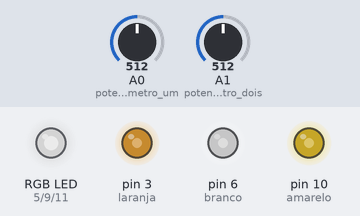
Bench run of a sketch on a simulated Arduino Uno, built with avr-gcc and run on an emulated ATmega328P. Parts: an RGB LED mixed from three pins (HIGH = lit), output pins drawn as LEDs (lit = HIGH). The test bench sets the inputs (shaded band); at power-on: A0 (potenciometro_um) = 512, A1 (potenciometro_dois) = 512. Dim RGB values are drawn brighter than linear.

Above: at 1.2 s.
1.3 s: A0 (potenciometro_um) set to 716
At 1.8 s:
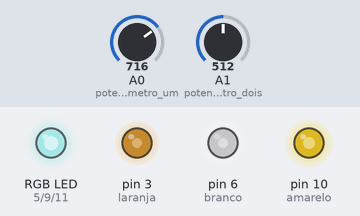
2.8 s: A1 (potenciometro_dois) set to 716
At 4.0 s:
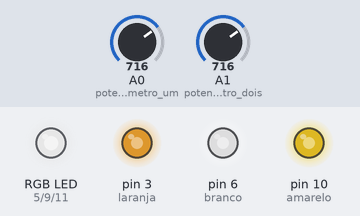
4.3 s: A0 (potenciometro_um) set to 900
At 5.3 s:
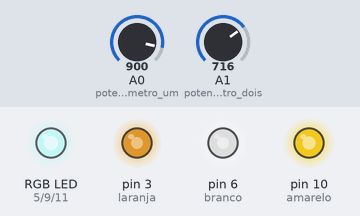
5.8 s: A1 (potenciometro_dois) set to 900
At 6.4 s:
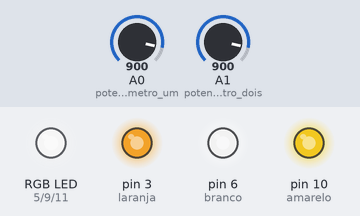
7.3 s: A0 (potenciometro_um) set to 511
At 7.6 s:
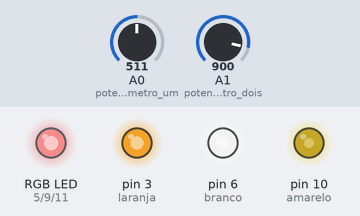
8.8 s: A1 (potenciometro_dois) set to 122
At 9.9 s:
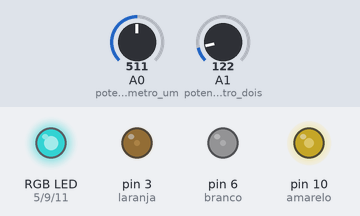
Timing chart, 0 to 11.3 s (numbered marks = the images above; inputs shaded):
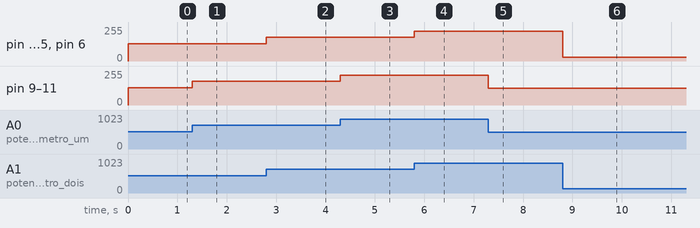

The sketch:

Potentiometer_with_Leds.ino
```cpp
//potênciometros:
int potenciometro_um = A0;
int potenciometro_dois = A1;

//grupo 1 de LED's:
int laranja = 3;
int vermelho = 5;
int branco = 6;

//grupo 2 de LED's:
int verde = 9;
int amarelo = 10;
int azul = 11;

int valorPotenciometro_um;
int valorPotenciometro_dois;

void setup()
{
  pinMode (laranja, OUTPUT);
  pinMode (vermelho, OUTPUT);
  pinMode (branco, OUTPUT);
  pinMode (verde, OUTPUT);
  pinMode (amarelo, OUTPUT);
  pinMode (azul, OUTPUT);
  pinMode (potenciometro_um, INPUT);
  pinMode (potenciometro_dois, INPUT);
}
void loop()
{
  valorPotenciometro_um = analogRead(potenciometro_um);
  valorPotenciometro_dois = analogRead(potenciometro_dois);

  analogWrite(azul, byte(valorPotenciometro_um/4));
  analogWrite(amarelo, byte(valorPotenciometro_um/4));
  analogWrite(verde, byte(valorPotenciometro_um/4));

  analogWrite(branco, byte(valorPotenciometro_dois/4));
  analogWrite(vermelho, byte(valorPotenciometro_dois/4));
  analogWrite(laranja, byte(valorPotenciometro_dois/4));
}
```

Measured:
- after the input at 1.3 s, pin 9 (verde), pin 10 (amarelo), pin 11 (azul): 128/255 → 179/255 at once
- after the input at 2.8 s, pin 3 (laranja), pin 5 (vermelho), pin 6 (branco): 128/255 → 179/255 at once
- after the input at 4.3 s, pin 9 (verde), pin 10 (amarelo), pin 11 (azul): 179/255 → 225/255 at once
- after the input at 5.8 s, pin 3 (laranja), pin 5 (vermelho), pin 6 (branco): 179/255 → 225/255 at once
- after the input at 7.3 s, pin 9 (verde), pin 10 (amarelo), pin 11 (azul): 225/255 → 127/255 at once
- after the input at 8.8 s, pin 3 (laranja), pin 5 (vermelho), pin 6 (branco): 225/255 → 30/255 at once
